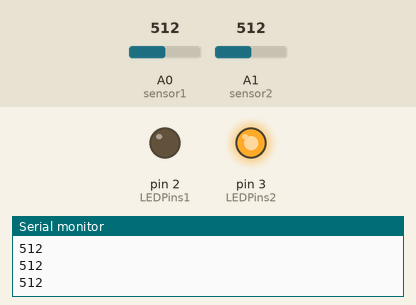
Recording of a sketch running on a simulated Arduino Uno, built with avr-gcc and run on an emulated ATmega328P. Shown: output pins drawn as LEDs (lit = HIGH), the last lines printed to the serial monitor. The inputs (shaded band) are chosen by the test bench; at power-on: A0 (sensor1) = 512, A1 (sensor2) = 512. Random numbers use the default seed unless the sketch sets one.

Above: at 1.2 s.
1.3 s: A0 (sensor1) set to 190
At 2.3 s:
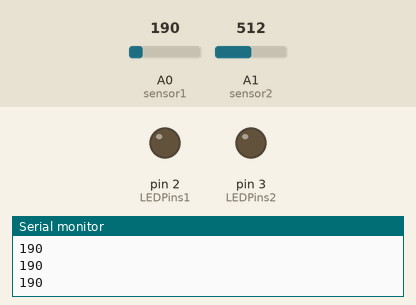
2.8 s: A0 (sensor1) set to 210
At 3.5 s:
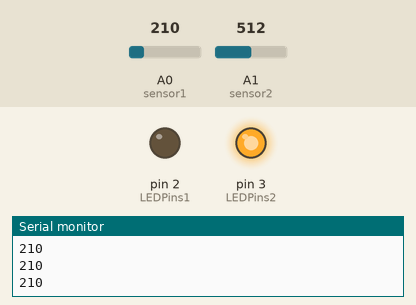
4.3 s: A0 (sensor1) set to 122
At 5.5 s:
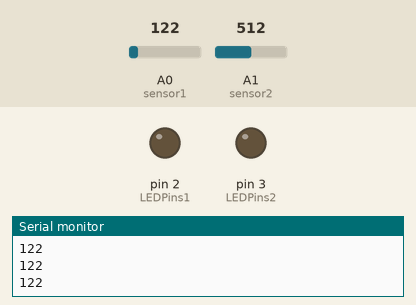
5.8 s: A0 (sensor1) set to 306
At 6.8 s:
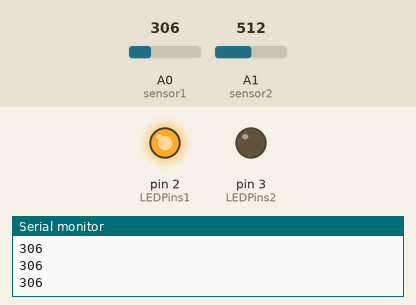
Timing chart, 0 to 8.3 s (numbered marks = the images above; inputs shaded):
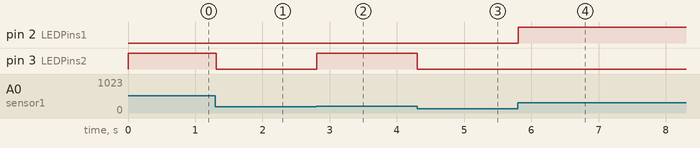

Measured:
- after the input at 1.3 s, pin 3 (LEDPins2): HIGH → LOW at once
- after the input at 2.8 s, pin 3 (LEDPins2): LOW → HIGH at once
- after the input at 4.3 s, pin 3 (LEDPins2): HIGH → LOW at once
- after the input at 5.8 s, pin 2 (LEDPins1): LOW → HIGH at once

The sketch:

love_machine.ino
```cpp
//inspiration: https://forum.arduino.cc/t/previous-value-vs-current-value-of-an-analog-read/64157; https://www.arduino.cc/en/Tutorial/BuiltInExamples/StateChangeDetection; https://forum.arduino.cc/t/how-to-monitor-a-switchs-state-and-do-x-if-switch-has-remained-in-state-b/99873
int sensor1=A0;
int sensor2=A1;
//const int LEDCOUNT =1;
int LEDPins1=2;
int LEDPins2=3;
int randomNum;
int current1;
int current2;
int previous1;
int previous2;

void setup() {
  Serial.begin(9600);
  pinMode(LEDPins1,OUTPUT);
  pinMode(LEDPins2,OUTPUT);
  pinMode(sensor1,INPUT);
  pinMode(sensor2,INPUT);


}
void loop() {
  compare();
  // previous error codes:
   //randomNum = random(2,4);
  //int val1 = analogRead(sensor1);
  //int val2 = analogRead(sensor2);
  // Serial.println(val1);
  // Serial.println(val2);

    //if(val1<=600&&val2<=600){
      //digitalWrite(randomNum,HIGH);
     // Serial.println(randomNum);
   // } else if (val1>500&&val2>500){
      //digitalWrite(randomNum, LOW);
    }


void compare(){
  //store the last time value
previous1=current1;
previous2=current2;
// get the new value while working
current1= analogRead (sensor1);
Serial.println(current1);
current2= analogRead (sensor2);
//while wpressing: light up a random light, define current= "pressed state" as 1-->let current= pressed state=1
if ( current1-previous1 >200 && current2-previous2 >200) {
     current1=1;
     current2=1;
     digitalWrite(randomNum,HIGH);
    //shut down the light when off
  } else {
    //release: light off, define current as "released state" as 0--> let current = released state =0
current1=0;
current2=0;
digitalWrite(LEDPins1, LOW);
digitalWrite(LEDPins2, LOW);
}
//compare states: when press or release-> states become different: 1!=0, current !=previous-> choose a random number for light
if (current1 !=previous1 && current2!=previous2 ) {
      randomNum = random(2,4);
      digitalWrite(5-randomNum, LOW);
           Serial.println(randomNum);
}
}
```
